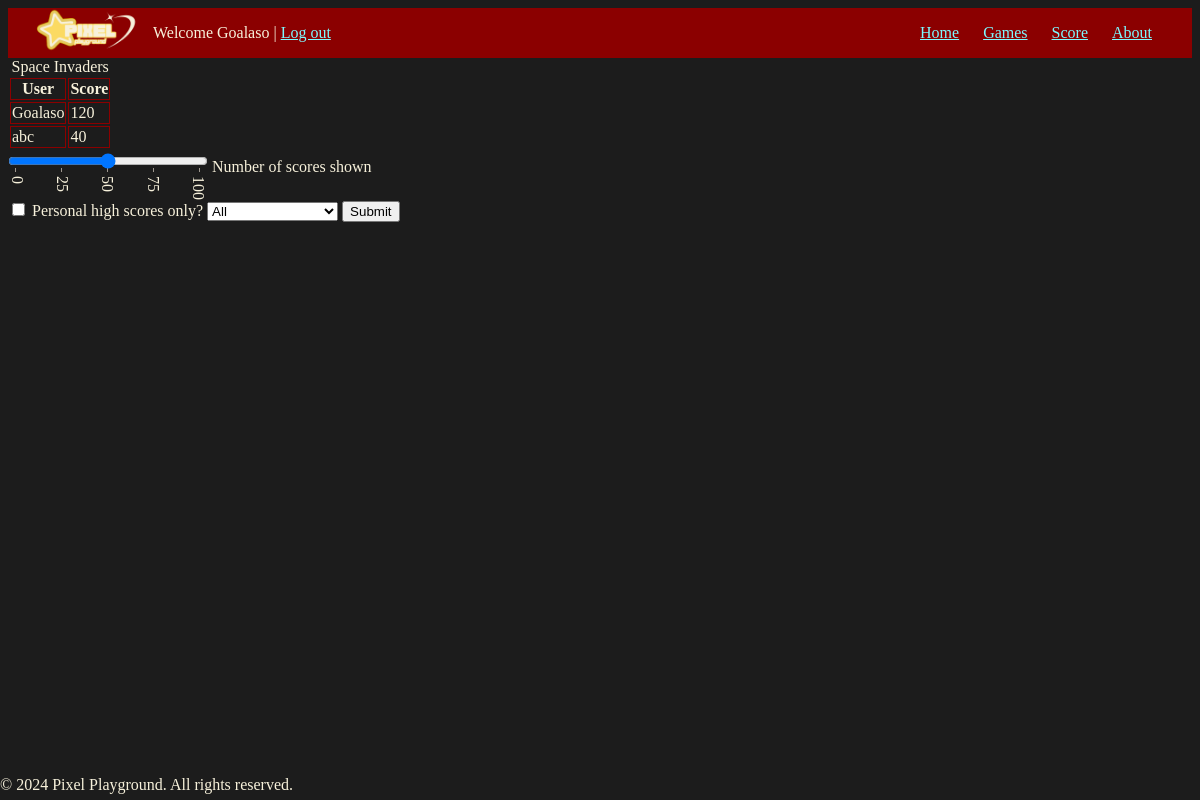
The app's page /score.php?game=space (signed in), older data.
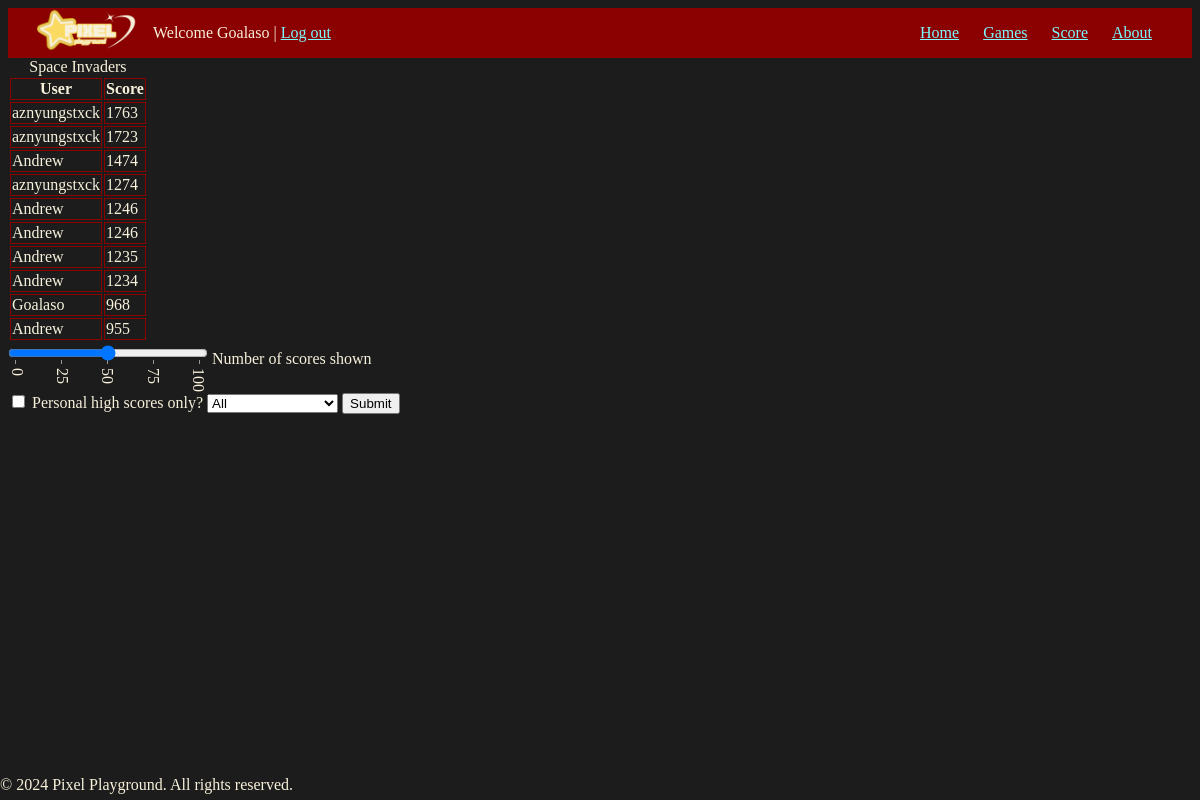
The same page, newer data.
### tables this page shows
CREATE TABLE score
(
    id integer NOT NULL,
    username text NOT NULL,
    game text NOT NULL,
    score integer NOT NULL,
    FOREIGN KEY(id) REFERENCES account(id)
);

### score.php (the view, shortened to what the changed rows need)
<!DOCTYPE html>
<html lang="en-US">
<head>
    <link rel="stylesheet" href="style.css">
</head>
<body>
</body>
<?php
$database = new SQLite3('./account.db');
if ($_SERVER["REQUEST_METHOD"] == "POST") {
    $id = $_SESSION['id'];
    $username = $_SESSION['username'];
    $json = file_get_contents('php://input');
    $data = json_decode($json, true);
    $game = $data['game'];
    $score = $data['score'];
    try {
        $insert_query = $database->prepare("INSERT INTO score (id, username, game, score) VALUES (:id, :username, :game, :score);");
        $insert_query->bindValue(":id", $id, SQLITE3_INTEGER);
        $insert_query->bindValue(":username", $username, SQLITE3_TEXT);
        $insert_query->bindValue(":game", $game, SQLITE3_TEXT);
        $insert_query->bindValue(":score", $score, SQLITE3_INTEGER);
        $scores = $insert_query->execute();
    } catch (Exception $e) {
        echo "Error: " . $e->getMessage();
    }
} else if ($_SERVER['REQUEST_METHOD'] == 'GET') {
    ?>
        <?php
        $game = 'all';
        $numScores = 10;
        $games = array("snake", "dino", "creeps", "bird", "space");
        $gamenames = array("Snake", "Dino Runner", "Dodge the Creeps", "Flappy Bird", "Space Invaders");
        if (isset($_GET['game'])) {
            $game = $_GET['game'];
        }
        if ($game == 'all') {
            if (isset($_GET['personal'])) {
                if (!isset($_SESSION['username'])) {
                    echo "Please log in to view personal high scores";
                } else {
                    $i = 0;
                    foreach ($games as $game) {
                        $query = "
                            SELECT * FROM score
                            WHERE game = '" . $game . "' AND username = '" . $_SESSION['username'] . "'
                            ORDER BY score DESC
                            LIMIT " . $numScores
                        ;
                        $scores = $database->query($query);
                        echo "
                                <table class='high-score-table'>
                                    <caption>" . $gamenames[$i] . "</caption>
                                    <tr>
                                        <th>User</th>
                                        <th>Score</th>
                                    </tr>
                            ";
                        while ($row = $scores->fetchArray(SQLITE3_ASSOC)) {
                            echo "<tr>";
                            echo "<td>" . $row['username'] . "</td>";
                            echo "<td>" . $row['score'] . "</td>";
                            echo "</tr>";
                        }
                        echo "</table>";
                        $i++;
                    }
                }
            } else {
                $i = 0;
                foreach ($games as $game) {
                    $query = "
                        SELECT * FROM score
                        WHERE game = '" . $game . "'
                        ORDER BY score DESC
                        LIMIT " . $numScores
                    ;
                    $scores = $database->query($query);
                    echo "
                            <table class='high-score-table'>
                                <caption>" . $gamenames[$i] . "</caption>
                                <tr>
                                    <th>User</th>
                                    <th>Score</th>
                                </tr>
                        ";
                    while ($row = $scores->fetchArray(SQLITE3_ASSOC)) {
                        echo "<tr>";
                        echo "<td>" . $row['username'] . "</td>";
                        echo "<td>" . $row['score'] . "</td>";
                        echo "</tr>";
                    }
                    echo "</table>";
                    $i++;
                }
            }
        } else {
            switch ($game) {
                case 'space':
                    $gamename = 'Space Invaders';
                    break;
            }
            $query = "
                        SELECT * FROM score
                        WHERE game = '" . $game . "'
                        ORDER BY score DESC
                        LIMIT " . $numScores
            ;
            $scores = $database->query($query);
            echo "
                    <table class='high-score-table'>
                    <caption>" . $gamename . "</caption>
                    <tr>
                    <th>User</th>
                    <th>Score</th>
                    </tr>
                    ";
            while ($row = $scores->fetchArray(SQLITE3_ASSOC)) {
                echo "<tr>";
                echo "<td>" . $row['username'] . "</td>";
                echo "<td>" . $row['score'] . "</td>";
                echo "</tr>";
            }
            echo "</table>";
        }
} else {
    echo "Only GET and POST accepted.";
}
?>
</html>

Row changes from the older to the newer data that the page shows:
removed score: username "abc", score "40"
added score: username "aznyungstxck", score "1763"
added score: username "aznyungstxck", score "1723"
added score: username "Andrew", score "1474"
added score: username "aznyungstxck", score "1274"
added score: username "Andrew", score "1246"
added score: username "Andrew", score "1246"
added score: username "Andrew", score "1235"
added score: username "Andrew", score "1234"
changed score "Goalaso": score "120" → "968"
added score: username "Andrew", score "955"
